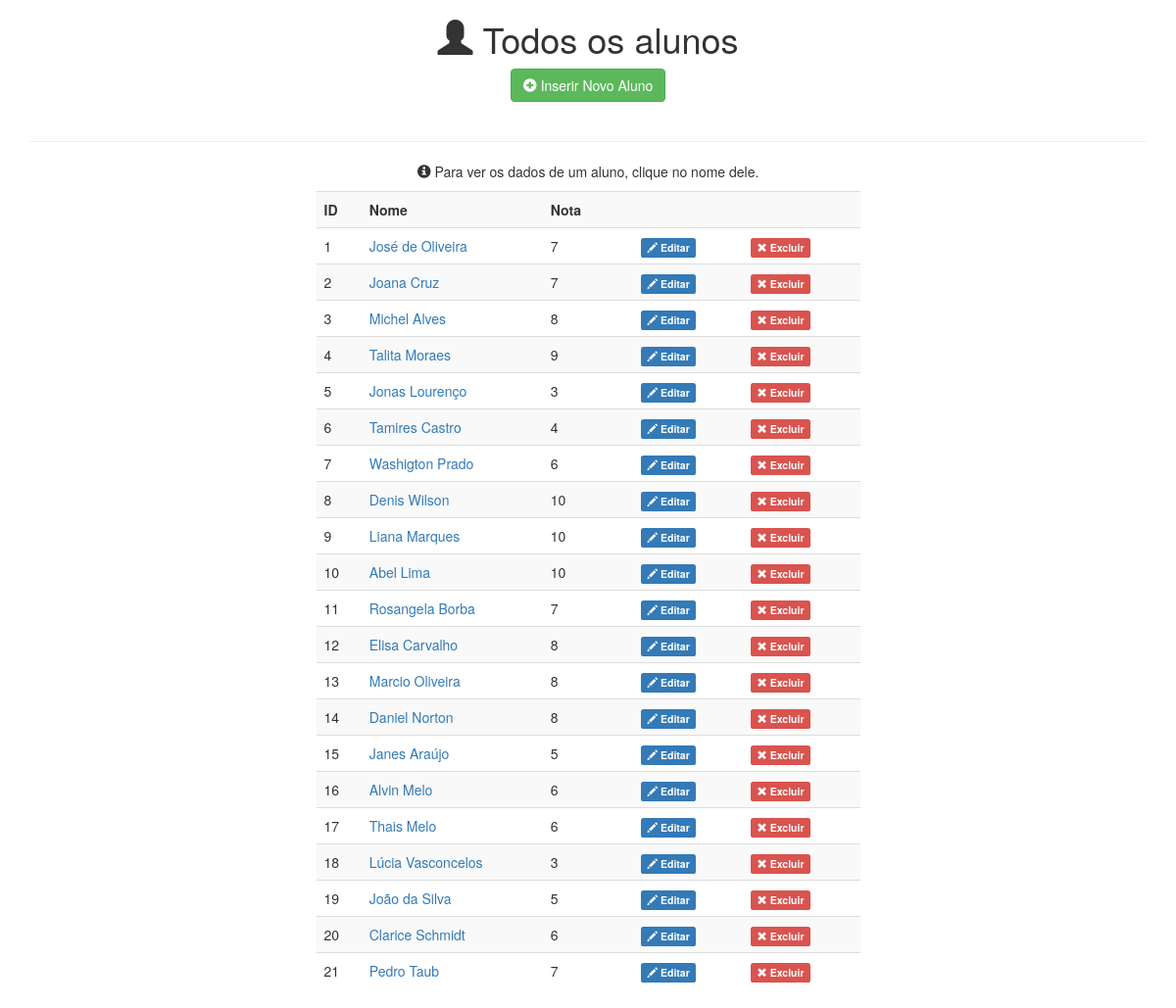
The page / on the database its author committed.
### tables this page shows
CREATE TABLE IF NOT EXISTS `alunos` (
  `aluno_id` int(11) NOT NULL AUTO_INCREMENT,
  `aluno_nome` varchar(255) NOT NULL,
  `aluno_nota` int(2) NOT NULL,
  PRIMARY KEY (`aluno_id`)
);

### src/Database.php (called while the page is built, shortened)
<?php
class Database
{
    private $db;
    public function __construct(\PDO $obj_db)
    {
        $this->db = $obj_db;
    }
    public function listar()
    {
        $sql = 'SELECT * FROM alunos';
        $stmt = $this->db->query($sql);
        return $stmt->fetchAll(\PDO::FETCH_ASSOC);
    }
}

### index.php (the view, shortened to what this page needs)
<?php
include_once 'src/Database.php';
include_once 'src/config.php';
try {
    $conexao = new PDO("mysql:host=$bd_host;dbname=$bd_nome; charset=utf8", $bd_login, $bd_senha, array(PDO::MYSQL_ATTR_INIT_COMMAND => 'SET NAMES UTF8'));
} catch(PDOException $e) {
    die('Erro: ' . $e->getCode() . ' - ' . $e->getMessage());
}
$alunos = new Database($conexao);
?>
<!DOCTYPE html>
<html lang="pt-br">
  <head>
    <link href="https://maxcdn.bootstrapcdn.com/bootstrap/3.3.6/css/bootstrap.min.css" rel="stylesheet">
    </head>
    <body>
        <div class="container">
            <h1 class="text-center"><span class="glyphicon glyphicon-user"></span> Todos os alunos</h1>
            <p class="text-center">
                <a href="inserir_registro.php" class="btn btn-success" style="display: inline-block; margin-bottom: 20px">
                    <span class="glyphicon glyphicon-plus-sign"></span> Inserir Novo Aluno
                </a>
            </p>
            <hr>
            <p class="text-center"><span class="glyphicon glyphicon-info-sign"></span> Para ver os dados de um aluno, clique no nome dele.</p>
            <div class="row">
                <div class="col-sm-6 col-sm-offset-3">
                    <table class="table table-striped">
                        <tr>
                            <th class="col-sm-1">ID</th>
                            <th class="col-sm-4">Nome</th>
                            <th class="col-sm-2">Nota</th>
                            <th colspan="2" class="col-sm-5"></th>
                        </tr>
                        <?php
                            if($alunos->listar() > 0){
                                foreach($alunos->listar() as $todos){?>
                                <tr>
                                    <td><?php echo $todos['aluno_id'] ?></td>
                                    <td><a href="mostrar_registro.php?id=<?php echo $todos['aluno_id'] ?>"><?php echo $todos['aluno_nome'] ?></a></td>
                                    <td><?php echo $todos['aluno_nota'] ?></td>
                                    <td>
                                        <a href="editar_registro.php?id=<?php echo $todos['aluno_id'] ?>" class="label label-primary"><span class="glyphicon glyphicon-pencil"></span> Editar</a>
                                    </td>
                                    <td>
                                        <a href="#" data-id="<?php echo $todos['aluno_id'] ?>" class="label label-danger link-excluir" style="border: none">
                                            <span class="glyphicon glyphicon-remove"></span> Excluir
                                        </a>
                                    </td>
                                </tr>
                                <?php }
                            } else {
                                echo '<tr><td colspan="3">Nenhum registro encontrado</td></tr>';
                            }
                        ?>
                    </table>
                </div>
            </div>
        </div>
  </body>
</html>

### rows shown on the page
alunos: aluno_id "1", aluno_nome "José de Oliveira", aluno_nota "7"
alunos: aluno_id "2", aluno_nome "Joana Cruz", aluno_nota "7"
alunos: aluno_id "3", aluno_nome "Michel Alves", aluno_nota "8"
alunos: aluno_id "4", aluno_nome "Talita Moraes", aluno_nota "9"
alunos: aluno_id "5", aluno_nome "Jonas Lourenço", aluno_nota "3"
alunos: aluno_id "6", aluno_nome "Tamires Castro", aluno_nota "4"
alunos: aluno_id "7", aluno_nome "Washigton Prado", aluno_nota "6"
alunos: aluno_id "8", aluno_nome "Denis Wilson", aluno_nota "10"
alunos: aluno_id "9", aluno_nome "Liana Marques", aluno_nota "10"
alunos: aluno_id "10", aluno_nome "Abel Lima", aluno_nota "10"
alunos: aluno_id "11", aluno_nome "Rosangela Borba", aluno_nota "7"
alunos: aluno_id "12", aluno_nome "Elisa Carvalho", aluno_nota "8"
alunos: aluno_id "13", aluno_nome "Marcio Oliveira", aluno_nota "8"
alunos: aluno_id "14", aluno_nome "Daniel Norton", aluno_nota "8"
alunos: aluno_id "15", aluno_nome "Janes Araújo", aluno_nota "5"
alunos: aluno_id "16", aluno_nome "Alvin Melo", aluno_nota "6"
alunos: aluno_id "17", aluno_nome "Thais Melo", aluno_nota "6"
alunos: aluno_id "18", aluno_nome "Lúcia Vasconcelos", aluno_nota "3"
alunos: aluno_id "19", aluno_nome "João da Silva", aluno_nota "5"
alunos: aluno_id "20", aluno_nome "Clarice Schmidt", aluno_nota "6"
alunos: aluno_id "21", aluno_nome "Pedro Taub", aluno_nota "7"
